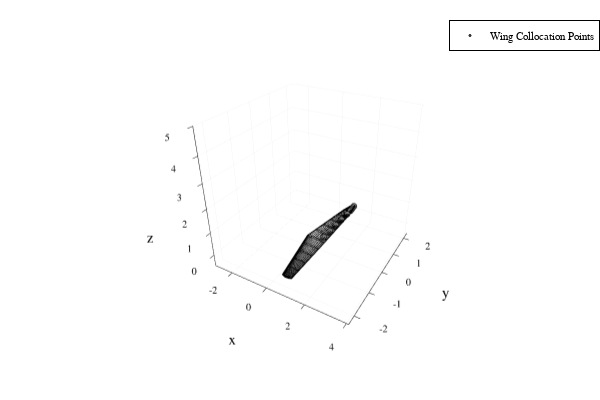

Source (notebook cell):
### Code cell
##
plot(xaxis = "x", yaxis = "y", zaxis = "z", aspect_ratio = :equal, zlim = (-0.5, 5.0))
plot!.(pan_coords, color = :black,label = :none)

scatter!(wing_collocs, c = :grey, markersize = 1, label = "Wing Collocation Points")

# plot!.(wing_pts, c = :black, label = :none)
# wing_lines = [ horseshoe_lines(panel, uniform) for panel in wing_panels ]

# lines = [ [ tuparray([line.r1'; line.r2']) for line in horseshoe.vortex_lines ] for horseshoe in wing_lines ]
# [ [ plot!(line, c = :darkblue, label = :none) for line in horseshoe ] for horseshoe in lines ]
